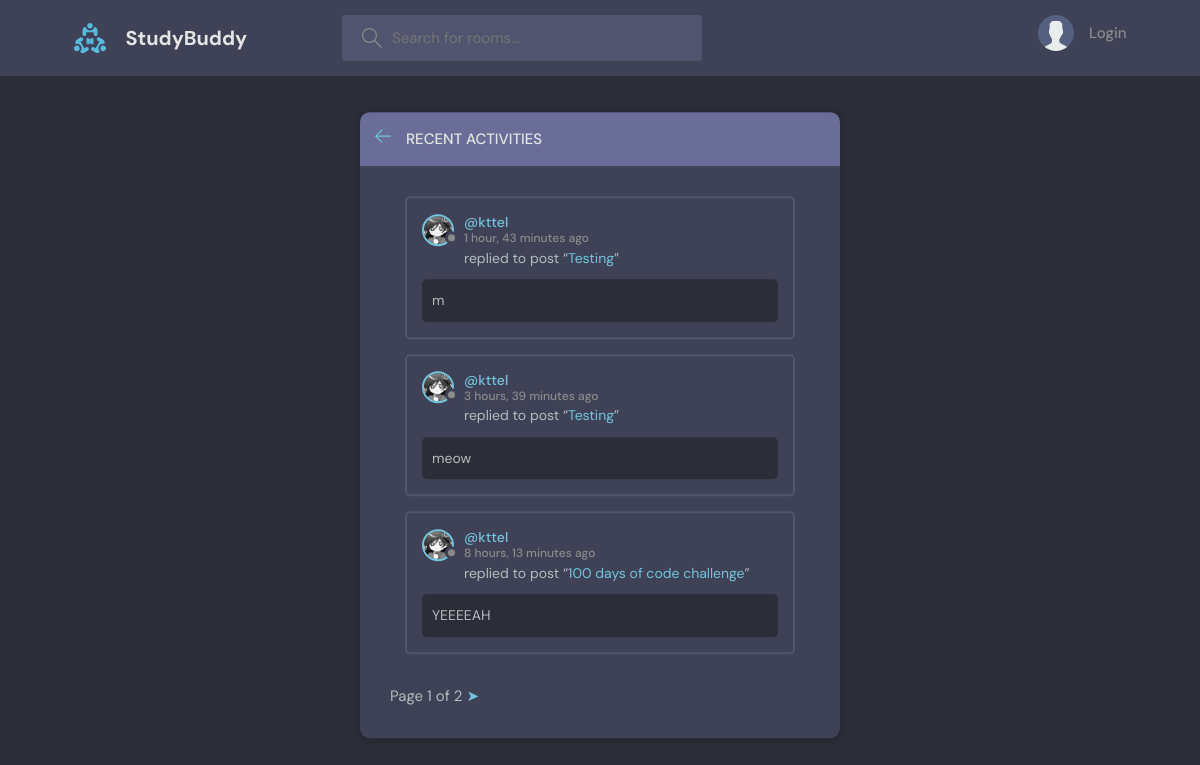
The page /activity/ on the database its author committed.
### base/models.py (models this page shows)
class Message(models.Model):
    user = models.ForeignKey(
        get_user_model(),
        on_delete=models.CASCADE
    )
    room = models.ForeignKey(Room, on_delete=models.CASCADE)
    body = models.TextField()
    updated = models.DateTimeField(auto_now=True)
    created = models.DateTimeField(auto_now_add=True)
    class Meta:
        ordering = ['-created']
    def __str__(self):
        return self.body[:50]

class User(AbstractUser):
    name = models.CharField(max_length=200, null=True)
    email = models.EmailField(unique=True, null=True)
    bio = models.TextField(null=True, blank=True)
    avatar = models.ImageField(null=True, default='avatar.svg')
    USERNAME_FIELD = 'email'
    REQUIRED_FIELDS = []
    def __str__(self):
        return self.username

class Room(models.Model):
    host = models.ForeignKey(
        get_user_model(),
        on_delete=models.SET_NULL,
        null=True
    )
    topic = models.ForeignKey(Topic, on_delete=models.SET_NULL, null=True)
    name = models.CharField(max_length=200)
    description = models.TextField(null=True, blank=True)
    participants = models.ManyToManyField(
        get_user_model(),
        related_name='participants',
        blank=True
    )
    updated = models.DateTimeField(auto_now=True)
    created = models.DateTimeField(auto_now_add=True)
    class Meta:
        ordering = ['-created']
    def __str__(self):
        return self.name

### base/views.py (the view)
# urls.py: path('activity/', views.ActivityView.as_view(), name='activity'),
class ActivityView(generic.ListView):
    model = models.Message
    template_name = 'base/activity.html'
    context_object_name = 'room_messages'
    paginate_by = 3

### base/templates/base/activity.html (shortened to what this page needs)
{% extends 'main.html' %}
{% block content %}
    <main class="layout">
      <div class="container">
        <div class="layout__box">
          <div class="layout__boxHeader">
            <div class="layout__boxTitle">
              <a href="{% url 'home' %}">
                <svg version="1.1" xmlns="http://www.w3.org/2000/svg" width="32" height="32" viewBox="0 0 32 32">
                  <title>arrow-left</title>
                  <path
                    d="M13.723 2.286l-13.723 13.714 13.719 13.714 1.616-1.611-10.96-10.96h27.625v-2.286h-27.625l10.965-10.965-1.616-1.607z"
                  ></path>
                </svg>
              </a>
              <h3>Recent Activities</h3>
            </div>
          </div>
          <div class="activities-page layout__body">
            {% for message in room_messages %}
            <div class="activities__box">
              <div class="activities__boxHeader roomListRoom__header">
                <a href="{% url 'user-profile' message.user.id %}" class="roomListRoom__author">
                  <div class="avatar avatar--small">
                    <img src="{{ message.user.avatar.url }}" />
                  </div>
                  <p>
                    @{{ message.user }}
                    <span>{{ message.created|timesince }} ago</span>
                  </p>
                </a>
              </div>
              <div class="activities__boxContent">
                <p>replied to post “<a href="{% url 'room' message.room.id %}">{{ message.room }}</a>”</p>
                <div class="activities__boxRoomContent">
                    {{ message }}
                </div>
              </div>
            </div>
            {% endfor %}
          </div>
          {% include 'pagination.html' %}
        </div>
      </div>
    </main>
{% endblock %}

### static/styles/style.css (style rules this page uses)
:root { --color-main: #71c6dd; --color-main-light: #e1f6fb; --color-dark: #3f4156; --color-dark-medium: #51546e; --color-dark-light: #696d97; --color-light: #e5e5e5; --color-gray: #8b8b8b; --color-light-gray: #b2bdbd; --color-bg: #2d2d39; --color-success: #5dd693; --color-error: #fc4b0b; }
* { font-family: "DM Sans", -apple-system, BlinkMacSystemFont, "Segoe UI", Roboto, Oxygen, Ubuntu, Cantarell, "Open Sans", "Helvetica Neue", sans-serif; margin: 0; padding: 0; box-sizing: border-box; text-rendering: optimizeLegibility; font-size: inherit; }
html { font-size: 56.25%; }
@media only screen and (min-width: 1200px) { html { font-size: 62.5%; } }
body { line-height: 1.6; font-weight: 400; font-size: 1.5rem; color: var(--color-light-gray); background-color: var(--color-bg); min-height: 100vh; }
img { width: 100%; }
a { display: inline-block; color: var(--color-main); text-decoration: none; }
.container { max-width: 120rem; width: 90%; margin: auto; }
.avatar { position: relative; display: inline-block; border-radius: 50%; border: 2px solid var(--color-main); }
.avatar img { display: block; border-radius: 50%; object-fit: cover; object-position: center; }
.avatar::after { content: ""; display: block; position: absolute; background-color: var(--color-gray); z-index: 111; border-radius: 50%; border: 0.3rem solid var(--color-dark); }
.avatar.avatar--small img { width: 2.8rem; height: 2.8rem; }
.avatar.avatar--small:after { width: 0.7rem; height: 0.7rem; bottom: 0px; right: -6px; }
.layout { margin-top: 2.4rem; }
.layout > .container { display: flex; justify-content: space-between; align-items: flex-start; }
.layout__box { width: 90%; max-width: 48rem; min-height: 40rem; position: absolute; top: 50%; left: 50%; transform: translate(-50%, -46%); background-color: var(--color-dark); border-radius: 1rem; box-shadow: 1px 1px 6px 3px rgba(0, 0, 0, 0.1); overflow: hidden; }
.layout__boxHeader { display: flex; padding: 1.5rem; background-color: var(--color-dark-light); }
.layout__boxTitle { display: flex; gap: 1.5rem; align-items: center; }
.layout__boxTitle h3 { text-transform: uppercase; font-weight: 500; color: var(--color-light); }
.layout__boxTitle svg { width: 1.6rem; height: 1.6rem; fill: var(--color-main); }
.layout__body { margin: 3rem; }
.roomListRoom__header { display: flex; justify-content: space-between; align-items: center; }
.roomListRoom__author { font-weight: 500; display: flex; align-items: center; gap: 1rem; }
.activities__box { margin: 1.5rem; padding: 1.5rem; border: 2px solid var(--color-dark-medium); border-radius: 5px; }
.activities__boxHeader p { font-size: 1.4rem; line-height: 1.3; }
.activities__boxHeader p span { color: var(--color-gray); font-size: 1.2rem; display: block; }
.activities__boxContent { margin-left: 4.2rem; }
.activities__boxContent { font-size: 1.4rem; }
.activities__boxRoomContent { background: var(--color-bg); padding: 1rem; border-radius: 5px; margin-top: 1rem; margin-left: -4.2rem; }

### rows shown on the page
Message: user.avatar (picture), user "kttel", created "1 hour, 43 minutes", room "Testing", body "m"
Message: user.avatar (picture), user "kttel", created "3 hours, 39 minutes", room "Testing", body "meow"
Message: user.avatar (picture), user "kttel", created "8 hours, 13 minutes", room "100 days of code challenge", body "YEEEEAH"

### other values the page prints
{{ page_obj.number }} "1"
{{ page_obj.paginator.num_pages }} "2"
